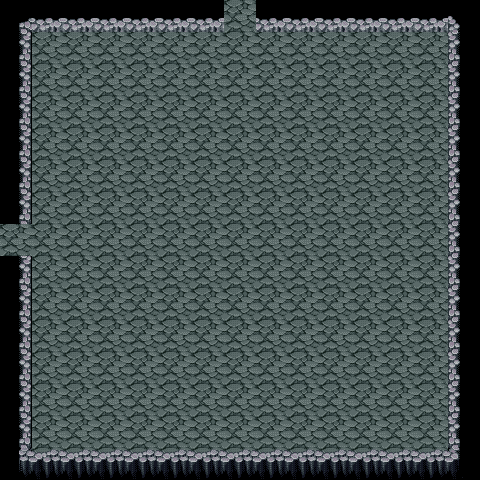

A 2D game scene composited from a Tiled map and its tileset images. What follows is a short description and the map's XML, with each tile layer's data collapsed to a summary:
An orthogonal 15x15 tile map with 32x32 px tiles, 2 tile layers (background, collision) and 2 objects (2x door).

<map version="1.0" orientation="orthogonal" width="15" height="15" tilewidth="32" tileheight="32">
 <tileset firstgid="1" name="dungeon_tileset" tilewidth="32" tileheight="32">
  <image source="../images/dungeon_tileset.png" width="512" height="512" />
 </tileset>
 <layer name="background" width="15" height="15">
  <data>[225 cells, 225 non-empty, 1 distinct tile ids]</data>
 </layer>
 <layer name="collision" width="15" height="15">
  <properties>
   <property name="collision" value="true" />
  </properties>
  <data>[225 cells, 54 non-empty, 8 distinct tile ids]</data>
 </layer>
 <objectgroup name="objects" width="15" height="15">
  <object name="door_N" type="door" x="224" y="0" width="32" height="32">
   <properties>
    <property name="enter_door.direction" value="N" />
   </properties>
  </object>
  <object name="door_W" type="door" x="0" y="224" width="32" height="32">
   <properties>
    <property name="enter_door.direction" value="W" />
   </properties>
  </object>
 </objectgroup>
</map>
